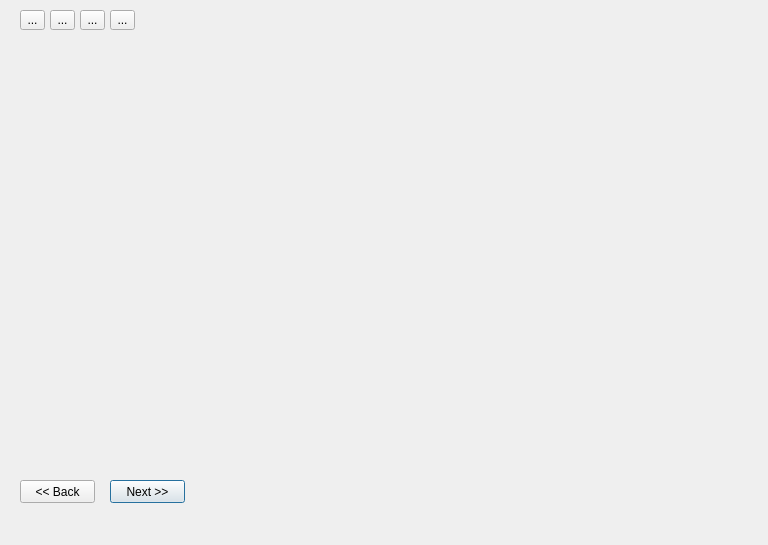
<?xml version="1.0" encoding="UTF-8"?>
<ui version="4.0">
    <class>Dialog</class>
    <widget class="QDialog" name="Dialog">
        <property name="geometry">
            <rect>
                <x>0</x>
                <y>0</y>
                <width>768</width>
                <height>545</height>
            </rect>
        </property>
        <property name="windowTitle">
            <string>Decision Tree</string>
        </property>
        <widget class="QPushButton" name="pushButton">
            <property name="geometry">
                <rect>
                    <x>110</x>
                    <y>480</y>
                    <width>75</width>
                    <height>23</height>
                </rect>
            </property>
            <property name="text">
                <string>Next &gt;&gt;</string>
            </property>
        </widget>
        <widget class="QPushButton" name="pushButton_2">
            <property name="geometry">
                <rect>
                    <x>20</x>
                    <y>480</y>
                    <width>75</width>
                    <height>23</height>
                </rect>
            </property>
            <property name="text">
                <string>&lt;&lt; Back</string>
            </property>
        </widget>
        <widget class="QToolButton" name="toolButton">
            <property name="geometry">
                <rect>
                    <x>20</x>
                    <y>10</y>
                    <width>25</width>
                    <height>20</height>
                </rect>
            </property>
            <property name="text">
                <string>...</string>
            </property>
            <property name="icon">
                <iconset>
                    <normaloff>wi0062-16.gif</normaloff>wi0062-16.gif
                </iconset>
            </property>
        </widget>
        <widget class="QToolButton" name="toolButton_2">
            <property name="geometry">
                <rect>
                    <x>50</x>
                    <y>10</y>
                    <width>25</width>
                    <height>20</height>
                </rect>
            </property>
            <property name="text">
                <string>...</string>
            </property>
            <property name="icon">
                <iconset>
                    <normaloff>delete_icon.gif</normaloff>delete_icon.gif
                </iconset>
            </property>
        </widget>
        <widget class="QToolButton" name="toolButton_3">
            <property name="geometry">
                <rect>
                    <x>80</x>
                    <y>10</y>
                    <width>25</width>
                    <height>20</height>
                </rect>
            </property>
            <property name="text">
                <string>...</string>
            </property>
            <property name="icon">
                <iconset>
                    <normaloff>create_new_icon_n.png</normaloff>create_new_icon_n.png
                </iconset>
            </property>
        </widget>
        <widget class="QToolButton" name="toolButton_4">
            <property name="geometry">
                <rect>
                    <x>110</x>
                    <y>10</y>
                    <width>25</width>
                    <height>20</height>
                </rect>
            </property>
            <property name="text">
                <string>...</string>
            </property>
            <property name="icon">
                <iconset>
                    <normaloff>univ_link_icon.gif</normaloff>univ_link_icon.gif
                </iconset>
            </property>
        </widget>
    </widget>
    <resources/>
    <connections/>
</ui>
